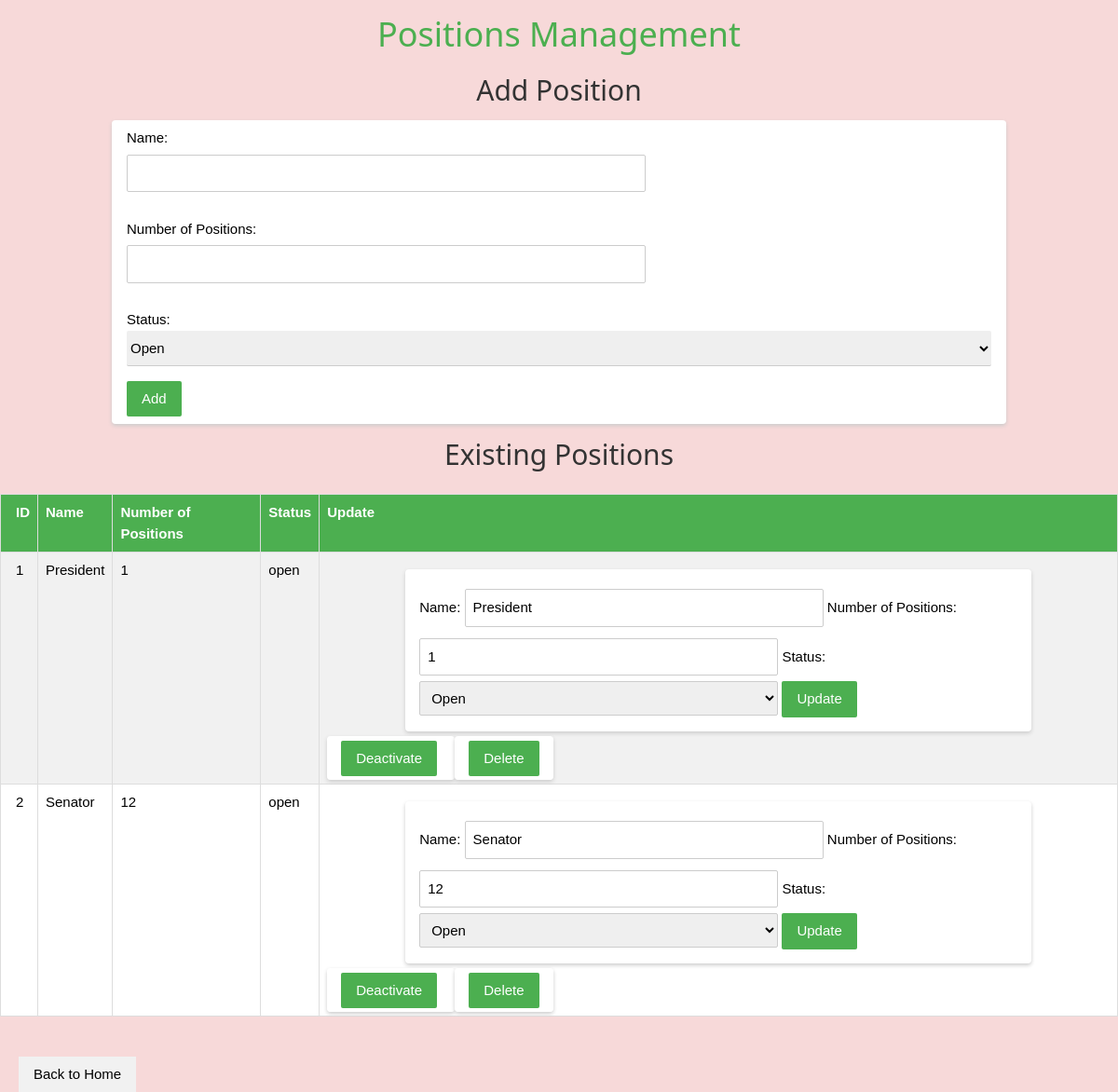
Page /positions on the committed database.
### tables this page shows
CREATE TABLE positions (
            posID INTEGER PRIMARY KEY AUTOINCREMENT,
            posName TEXT NOT NULL,
            numOfPositions INTEGER NOT NULL,
            posStat TEXT NOT NULL DEFAULT 'open'
        );

### app.py (the view)
@app.route("/positions")
def positions():
    conn = dbhelper.get_connection()
    cur = conn.cursor()
    cur.execute("SELECT * FROM positions")
    data = cur.fetchall()
    conn.close()
    return render_template("positions.html", positions=data)

### dbhelper.py (called while the page is built)
def get_connection():
    conn = sqlite3.connect(DB_NAME)
    return conn

### templates/positions.html (shortened to what this page needs)
<!DOCTYPE html>
<html>
<head>
    <link rel="stylesheet" href="/statics/index.css">
    <link rel="stylesheet" href="/statics/w3.css">
</head>
<body>
    <h1 class="w3-text-green">Positions Management</h1>
    <h2>Add Position</h2>
    <form action="/positions/add" method="POST" class="w3-box w3-padding">
        Name: <input type="text" name="name" required class="w3-input"><br>
        Number of Positions: <input type="number" name="num_of_positions" required class="w3-input"><br>
        Status:
        <select name="stat" class="w3-select">
            <option value="open">Open</option>
        </select>
        <button type="submit" class="w3-button w3-green w3-margin-top">Add</button>
    </form>
    <h2>Existing Positions</h2>
    <table class="w3-table-all w3-bordered w3-hoverable">
        <tr>
            <th>ID</th><th>Name</th><th>Number of Positions</th><th>Status</th><th>Update</th>
        </tr>
        {% for p in positions %}
        <tr>
            <td>{{ p[0] }}</td>
            <td>{{ p[1] }}</td>
            <td>{{ p[2] }}</td>
            <td>{{ p[3] }}</td>
            <td>
                <form action="/positions/update" method="POST">
                    Name: <input type="text" name="name" value="{{ p[1] }}">
                    Number of Positions: <input type="number" name="num_of_positions" value="{{ p[2] }}">
                    Status:
                    <select name="stat">
                        <option value="open" {% if p[3] == 'open' %}selected{% endif %}>Open</option>
                    </select>
                    <button type="submit">Update</button>
                </form>
                {% if p[3] == 'open' %}
                <form action="/positions/deactivate" method="POST" style="display:inline">
                    <button type="submit">Deactivate</button>
                </form>
                {% else %}
                <form action="/positions/activate" method="POST" style="display:inline">
                    <input type="hidden" name="pid" value="{{ p[0] }}">
                    <button type="submit">Activate</button>
                </form>
                {% endif %}
                <form action="/positions/delete" method="POST" style="display:inline" onsubmit="return confirm('Delete this position?');">
                    <button type="submit">Delete</button>
                </form>
            </td>
        </tr>
        {% endfor %}
    </table>
    <br><a href="/" class="w3-button w3-light-grey">Back to Home</a>
</body>
</html>

### statics/index.css (style rules this page uses)
body { font-family: Arial, sans-serif; background: #f7d9d9; margin: 0; padding: 0; }
h1, h2 { color: #333; text-align: center; margin-top: 20px; }
table { border-collapse: collapse; width: 80%; margin: 20px auto; background: #fff; }
th, td { border: 1px solid #ddd; padding: 8px 12px; }
th { background-color: #4CAF50; color: white; }
tr:nth-child(even) { background-color: #f2f2f2; }
form { margin: 10px auto; width: 80%; background: #fff; padding: 15px; border-radius: 4px; box-shadow: 0 2px 4px #ccc; }
input[type="text"], input[type="number"], select { width: 60%; padding: 8px; margin: 6px 0; border: 1px solid #ccc; border-radius: 2px; }
button { background-color: #4CAF50; color: white; padding: 8px 16px; margin: 6px 2px; border: none; border-radius: 2px; cursor: pointer; }
a { color: #4CAF50; text-decoration: none; margin-left: 20px; }

### statics/w3.css (style rules this page uses)
html { box-sizing:border-box }
*,*:before,*:after { box-sizing:inherit }
html { -ms-text-size-adjust:100%;-webkit-text-size-adjust:100% }
body { margin:0 }
a { background-color:transparent }
button,input,select,textarea,optgroup { font:inherit;margin:0 }
button,input { overflow:visible }
button,select { text-transform:none }
button,[type=button],[type=reset],[type=submit] { -webkit-appearance:button }
html,body { font-family:Verdana,sans-serif;font-size:15px;line-height:1.5 }
html { overflow-x:hidden }
h1 { font-size:36px }
h2 { font-size:30px }
h1,h2,h3,h4,h5,h6 { font-family:"Segoe UI",Arial,sans-serif;font-weight:400;margin:10px 0 }
a { color:inherit }
.w3-table,.w3-table-all { border-collapse:collapse;border-spacing:0;width:100%;display:table }
.w3-table-all { border:1px solid #ccc }
.w3-bordered tr,.w3-table-all tr { border-bottom:1px solid #ddd }
.w3-table-all tr:nth-child(odd) { background-color:#fff }
.w3-table-all tr:nth-child(even) { background-color:#f1f1f1 }
.w3-table td,.w3-table th,.w3-table-all td,.w3-table-all th { padding:8px 8px;display:table-cell;text-align:left;vertical-align:top }
.w3-table th:first-child,.w3-table td:first-child,.w3-table-all th:first-child,.w3-table-all td:first-child { padding-left:16px }
.w3-btn,.w3-button { border:none;display:inline-block;padding:8px 16px;vertical-align:middle;overflow:hidden;text-decoration:none;color:inherit;background-color:inherit;text-align:center;cursor:pointer;white-space:nowrap }
.w3-btn,.w3-button { -webkit-touch-callout:none;-webkit-user-select:none;-khtml-user-select:none;-moz-user-select:none;-ms-user-select:none;user-select:none }
.w3-input { padding:8px;display:block;border:none;border-bottom:1px solid #ccc;width:100% }
.w3-select { padding:9px 0;width:100%;border:none;border-bottom:1px solid #ccc }
.w3-margin-top { margin-top:16px!important }
.w3-padding { padding:8px 16px!important }
.w3-green,.w3-hover-green:hover { color:#fff!important;background-color:#4CAF50!important }
.w3-light-grey,.w3-hover-light-grey:hover,.w3-light-gray,.w3-hover-light-gray:hover { color:#000!important;background-color:#f1f1f1!important }
.w3-text-green,.w3-hover-text-green:hover { color:#4CAF50!important }

### rows in the picture
positions: posID "1", posName "President", numOfPositions "1", posStat "open", name "President", num_of_positions "1", stat "Open"
positions: posID "2", posName "Senator", numOfPositions "12", posStat "open", name "Senator", num_of_positions "12", stat "Open"
